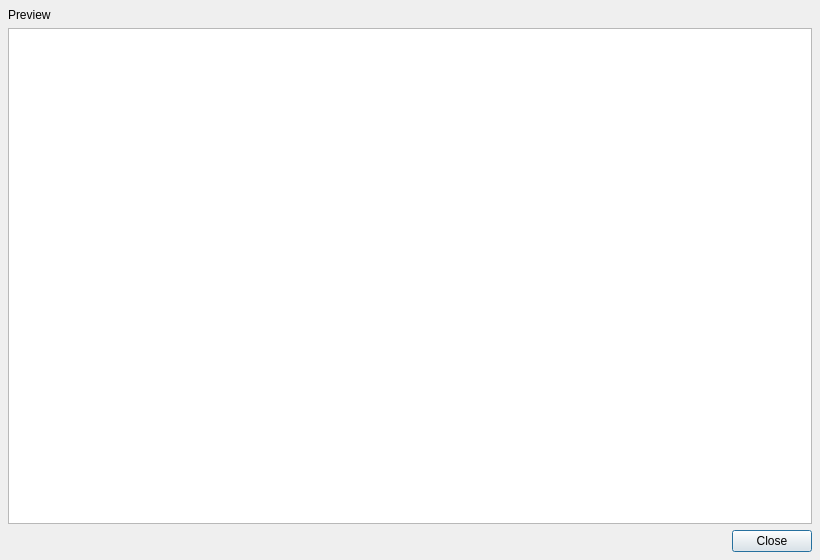
<?xml version="1.0" encoding="UTF-8"?>
<ui version="4.0">
 <class>IcdTablePreviewDialog</class>
 <widget class="QDialog" name="IcdTablePreviewDialog">
  <property name="geometry"><rect><x>0</x><y>0</y><width>820</width><height>560</height></rect></property>
  <property name="windowTitle"><string>Preview</string></property>
  <layout class="QVBoxLayout" name="rootLayout" stretch="0,1,0">
   <property name="spacing"><number>6</number></property>
   <property name="leftMargin"><number>8</number></property>
   <property name="topMargin"><number>8</number></property>
   <property name="rightMargin"><number>8</number></property>
   <property name="bottomMargin"><number>8</number></property>
   <item>
    <widget class="QLabel" name="lblPreviewTitle">
     <property name="text"><string>Preview</string></property>
     <property name="wordWrap"><bool>true</bool></property>
    </widget>
   </item>
   <item>
    <widget class="QTableWidget" name="tblPreview">
     <property name="editTriggers"><set>QAbstractItemView::NoEditTriggers</set></property>
     <property name="alternatingRowColors"><bool>true</bool></property>
    </widget>
   </item>
   <item>
    <widget class="QDialogButtonBox" name="buttonBox"><property name="orientation"><enum>Qt::Horizontal</enum></property><property name="standardButtons"><set>QDialogButtonBox::Close</set></property></widget>
   </item>
  </layout>
 </widget>
 <resources/>
 <connections/>
</ui>
